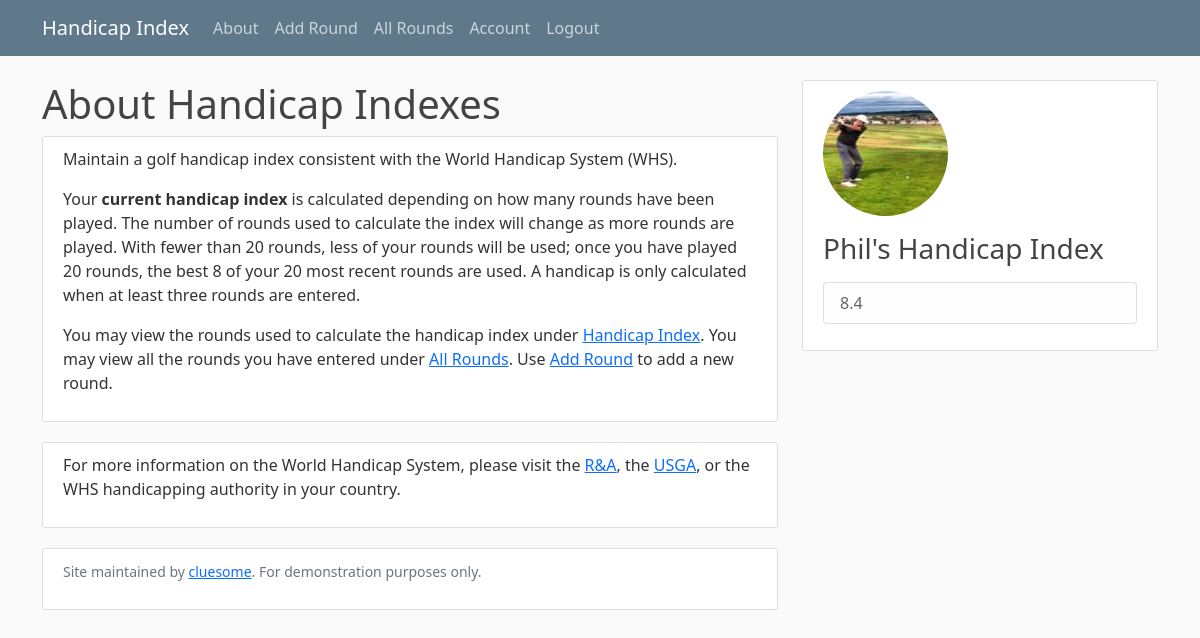
The app's page /about (signed in) with its own data.
### handicap/models.py (models this page shows, shortened)
class User(db.Model, UserMixin):
    id: Mapped[int] = mapped_column(primary_key=True)
    name: Mapped[Optional[str]] = mapped_column(String(40))
    email: Mapped[str] = mapped_column(unique=True)
    image_file: Mapped[str] = mapped_column(String(20), default='default.jpg')
    password: Mapped[int] = mapped_column(String(60))   # Will be 60 characetr hash values
    handicap_index: Mapped[Optional[float]]
    low_handicap_index: Mapped[Optional[float]]
    low_handicap_index_date: Mapped[Optional[date]]
    scores: Mapped[List['Score']] = relationship(back_populates='shot_by', cascade='all, delete-orphan')
    indexes: Mapped[List['IndexHistory']] = relationship(back_populates='player', cascade='all, delete-orphan')
    nine_hole_scores: Mapped[List['NineHoleScore']] = relationship(back_populates='shot_by', cascade='all, delete-orphan')

### handicap/main/routes.py (the view)
@main.route("/about")
def about():
    if current_user.is_authenticated:
        player = current_user.name
        player_record = ScoringRecord(current_user.id)
        current_index = player_record.handicapIndex()
        del player_record
        hi = round(current_index, 1) if current_index else None
    else:
        player = ""
        hi = None
    return render_template('about.html', title='About', player=player, hi=hi)

### handicap/models.py (called while the page is built)
@login_manager.user_loader
def load_user(user_id):
    return User.query.get(int(user_id))

### handicap/templates/about.html
{% extends "layout.html" %}
{% block content %}
    <h1>About Handicap Indexes</h1>
    <div class="content-section">
        <p>Maintain a golf handicap index consistent with the World Handicap System (WHS).</p>
        <p>Your <b>current handicap index</b> is calculated depending on how many rounds have been played.
            The number of rounds used to calculate the index will change as more rounds are played.
            With fewer than 20 rounds, less of your rounds will be used; once you have played 20 rounds, the
            best 8 of your 20 most recent rounds are used. A handicap is only calculated when at least three
            rounds are entered.</p>
        <p>You may view the rounds used to calculate the handicap index under <a href="{{ url_for('main.home') }}">
            Handicap Index</a>. You may view all the rounds you have entered under
            <a href="{{ url_for('scores.all_scores') }}">All Rounds</a>. Use <a href="{{ url_for('scores.new_score') }}">
            Add Round</a> to add a new round.</p>
    </div>
    <div class="content-section">
        <p>For more information on the World Handicap System, please visit the
             <a href="https://www.randa.org/en/handicapping">R&A</a>, the
             <a href="https://www.usga.org/content/usga/home-page/handicapping.html">USGA</a>, or the WHS
             handicapping authority in your country.</p>
    </div>
    <div class="content-section">
        <p><small class="text-muted">Site maintained by <a href="mailto:phil@cluesome.com">cluesome</a>. For
        demonstration purposes only.</small></p>
    </div>
{% endblock content %}

### handicap/templates/layout.html (shortened to what this page needs)
<!DOCTYPE html>
<html>
    <head>
      <link rel="stylesheet" href="https://cdn.jsdelivr.net/npm/bootstrap@5.0.2/dist/css/bootstrap.min.css">
      <link rel="stylesheet" type="text/css" href="{{ url_for('static', filename='main.css') }}">
    </head>
    <body>
        <header class="site-header">
            <nav class="navbar navbar-expand-md navbar-dark bg-steel fixed-top">
              <div class="container">
                <a class="navbar-brand mr-4" href="{{ url_for('main.home') }}">Handicap Index</a>
                <div class="collapse navbar-collapse" id="navbarToggle">
                  <div class="navbar-nav mr-auto">
                    <a class="nav-item nav-link" href="{{ url_for('main.about') }}">About</a>
                  </div>
                  <div class="navbar-nav">
                    {% if current_user.is_authenticated %}
                    <a class="nav-item nav-link" href="{{ url_for('scores.new_score') }}">Add Round</a>
                    <a class="nav-item nav-link" href="{{ url_for('scores.all_scores') }}">All Rounds</a>
                    <a class="nav-item nav-link" href="{{ url_for('users.account') }}">Account</a>
                    <a class="nav-item nav-link" href="{{ url_for('users.logout') }}">Logout</a>
                    {% else %}
                      <a class="nav-item nav-link" href="{{ url_for('users.login') }}">Login</a>
                      <a class="nav-item nav-link" href="{{ url_for('users.register') }}">Register</a>
                    {% endif %}
                  </div>
                </div>
              </div>
            </nav>
        </header>
        <main role="main" class="container">
            <div class="row">
              <div class="col-md-8">
                {% block content %}{% endblock %}
              </div>
              <div class="col-md-4">
                {% if current_user.is_authenticated %}
                  <div class="content-section">
                    {% if current_user.is_active %}
                      <img class="rounded-circle account-img" src="{{ url_for('static', filename='profile_pics/' + current_user.image_file) }}">
                      <h3>{{ player }}'s Handicap Index</h3>
                    {% endif %}
                    <p class='text-muted'>
                      <ul class="list-group">
                        <li class="list-group-item list-group-item-light">{{ hi }}</li>
                      </ul>
                    </p>
                  </div>
                {% endif %}
              </div>
            </div>
        </main>
    </body>
</html>

### handicap/static/main.css (style rules this page uses)
body { background: #fafafa; color: #333333; margin-top: 5rem; }
h1, h2, h3, h4, h5, h6 { color: #444444; }
.bg-steel { background-color: #5f788a; }
.site-header .navbar-nav .nav-link { color: #cbd5db; }
.content-section { background: #ffffff; padding: 10px 20px; border: 1px solid #dddddd; border-radius: 3px; margin-bottom: 20px; }
.account-img { height: 125px; width: 125px; margin-right: 20px; margin-bottom: 16px; }

### records on screen
User: image_file (picture), name "Phil"

### other values on screen
{{ hi }} "8.4"
